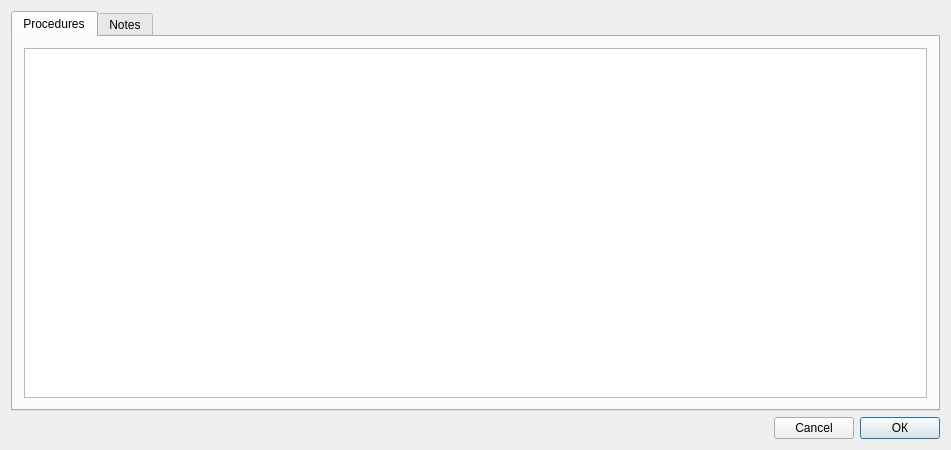
<?xml version="1.0" encoding="UTF-8"?>
<ui version="4.0">
 <class>DetailedStatus</class>
 <widget class="QDialog" name="DetailedStatus">
  <property name="geometry">
   <rect>
    <x>0</x>
    <y>0</y>
    <width>951</width>
    <height>450</height>
   </rect>
  </property>
  <property name="minimumSize">
   <size>
    <width>700</width>
    <height>0</height>
   </size>
  </property>
  <property name="windowTitle">
   <string>DetailedStatus</string>
  </property>
  <layout class="QVBoxLayout" name="verticalLayout_3">
   <item>
    <widget class="QTabWidget" name="tabWidget">
     <property name="currentIndex">
      <number>0</number>
     </property>
     <widget class="QWidget" name="tab">
      <attribute name="title">
       <string>Procedures</string>
      </attribute>
      <layout class="QVBoxLayout" name="verticalLayout_2">
       <item>
        <widget class="QTableView" name="tableView">
         <property name="minimumSize">
          <size>
           <width>0</width>
           <height>200</height>
          </size>
         </property>
        </widget>
       </item>
      </layout>
     </widget>
     <widget class="QWidget" name="tab_2">
      <attribute name="title">
       <string>Notes</string>
      </attribute>
      <layout class="QVBoxLayout" name="verticalLayout">
       <item>
        <widget class="NotesEdit" name="notesEdit">
         <property name="sizePolicy">
          <sizepolicy hsizetype="Expanding" vsizetype="Expanding">
           <horstretch>0</horstretch>
           <verstretch>0</verstretch>
          </sizepolicy>
         </property>
         <property name="maximumSize">
          <size>
           <width>16777215</width>
           <height>16777215</height>
          </size>
         </property>
        </widget>
       </item>
      </layout>
     </widget>
    </widget>
   </item>
   <item>
    <layout class="QHBoxLayout" name="horizontalLayout_2">
     <item>
      <spacer name="horizontalSpacer">
       <property name="orientation">
        <enum>Qt::Orientation::Horizontal</enum>
       </property>
       <property name="sizeHint" stdset="0">
        <size>
         <width>40</width>
         <height>20</height>
        </size>
       </property>
      </spacer>
     </item>
     <item>
      <widget class="QPushButton" name="cancelButton">
       <property name="text">
        <string>Cancel</string>
       </property>
       <property name="autoDefault">
        <bool>false</bool>
       </property>
      </widget>
     </item>
     <item>
      <widget class="QPushButton" name="okButton">
       <property name="text">
        <string>ОК</string>
       </property>
       <property name="default">
        <bool>true</bool>
       </property>
      </widget>
     </item>
    </layout>
   </item>
  </layout>
 </widget>
 <layoutdefault spacing="6" margin="11"/>
 <customwidgets>
  <customwidget>
   <class>NotesEdit</class>
   <extends>QPlainTextEdit</extends>
   <header>View/uiComponents/NotesEdit.h</header>
  </customwidget>
 </customwidgets>
 <resources/>
 <connections/>
</ui>
